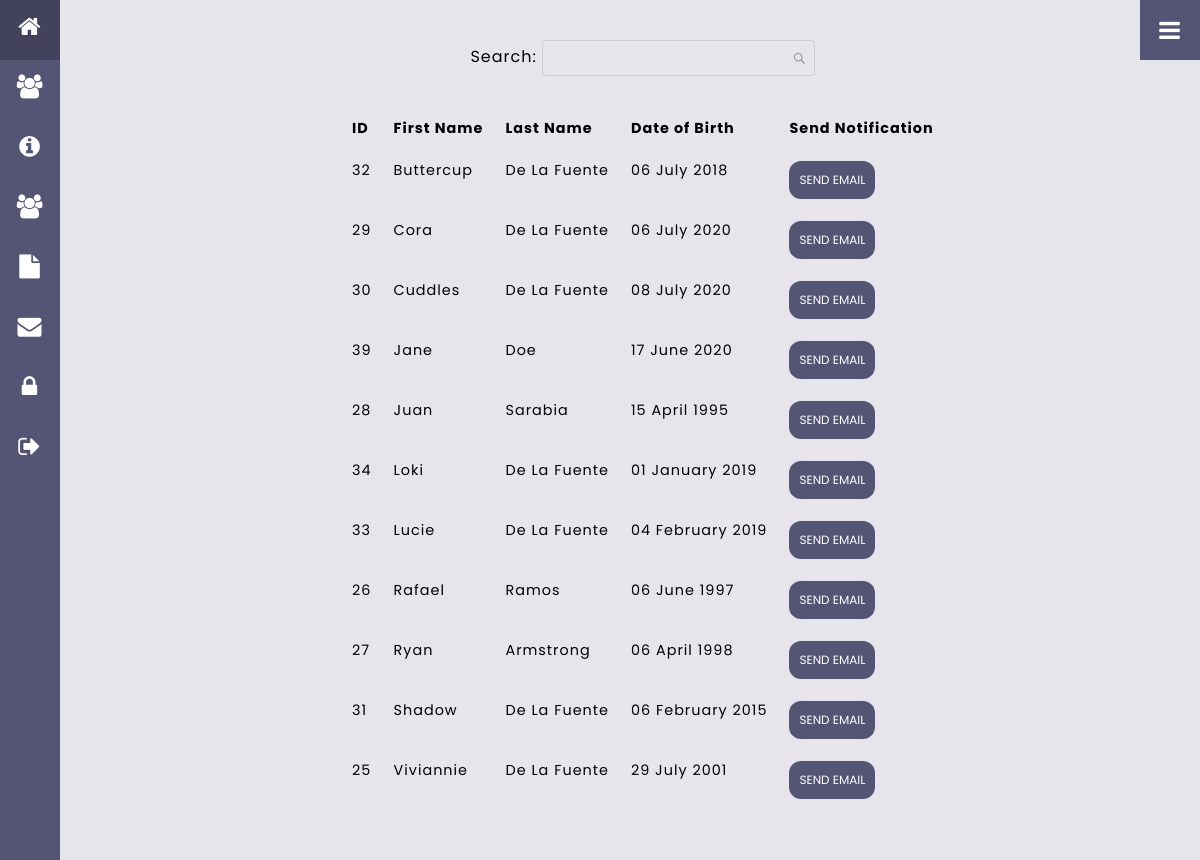
Page /send-notification.php (signed in) on the committed database.
### tables this page shows
CREATE TABLE `general_user_information` (
  `id` int(11) NOT NULL,
  `firstName` varchar(255) NOT NULL,
  `lastName` varchar(255) NOT NULL,
  `dateOfBirth` date NOT NULL,
  `gender` varchar(10) NOT NULL,
  `address_street` varchar(255) NOT NULL,
  `address_district` varchar(255) NOT NULL,
  `address_city` varchar(255) NOT NULL,
  `address_number` varchar(255) NOT NULL,
  `email` varchar(255) NOT NULL,
  `qrCodeId` varchar(255) NOT NULL
);

### DataSource.php (called while the page is built, shortened)
<?php
class DataSource
{
    function getConnection()
    {
        $database_username = 'viv';
        $database_password = 'viv';
        $pdo_conn = new \PDO('mysql:host=localhost;dbname=covidTracker', $database_username, $database_password);
        return $pdo_conn;
    }
}
?>

### SearchModel.php (called while the page is built, shortened)
<?php
class SearchModel
{
    private $ds;
    function __construct()
    {
        require_once 'DataSource.php';
        $con = new DataSource();
        $this->ds = $con->getConnection();
    }
    function getAllPosts($start, $perPage, $search_keyword = "")
    {
        if(!empty($search_keyword)) {
            $sql = 'SELECT * FROM general_user_information WHERE firstName LIKE :keyword OR lastName LIKE :keyword OR dateOfBirth LIKE :keyword ORDER BY firstName ASC LIMIT ' . $start . ',' . $perPage;
        } else {
            $sql = 'SELECT * FROM general_user_information ORDER BY firstName ASC LIMIT ' . $start . ',' . $perPage;
        }
        $pdo_statement = $this->ds->prepare($sql);
        $pdo_statement->execute();
        $result = $pdo_statement->fetchAll();
        return $result;
    }
}

### send-notification.php (the view, shortened to what this page needs)
<?php
require_once "navigation.php";
require_once "SearchModel.php";
$start = 0;
$searchModel = new SearchModel();
$result = $searchModel->getAllPosts($start, Config::LIMIT_PER_PAGE);
?>
<html>
<head>
	<link href="css/phppot-style.css" type="text/css" rel="stylesheet" />
</head>
<body>
	<div class = "ob">
	<form name='frmSearch' action='' method='post' onSubmit="return submitSearch2(event)">
		<div class="search">
			<label>Search:</label> <input type='text' name='search' class="img-url" id='keyword' maxlength='25'>
		</div>
		<table class='tbl-qa' id="tutorial-body">
			<thead>
				<tr>
					<th class='table-header' >ID</th>
					<th class='table-header' >First Name</th>
					<th class='table-header' >Last Name</th>
					<th class='table-header' >Date of Birth</th>
					<th class='table-header' >Send Notification</th>
				</tr>
			</thead>
			<tbody id='table-body'>
	<?php
if (! empty($result)) {
    foreach ($result as $row) {
    ?>
		<tr class='table-row'>
			<td><?php echo $row['id']; ?></td>
			<td><?php echo $row['firstName']; ?></td>
			<td><?php echo $row['lastName']; ?></td>
			<td><?php echo date('d F Y', strtotime($row['dateOfBirth']));?></td>
			<td onclick="sendEmail('<?php echo $row['email']; ?> ','FirstName','LastName')"><input class='btn' type='button' value='Send Email'/></td>
		</tr>
    <?php
    }
}
?>
  </tbody>
		</table>
	</form>
	</div>
</body>
</html>

### navigation.php (shortened to what this page needs)
<!DOCTYPE html>
<html>
<head>
    <link rel="stylesheet" href="https://cdnjs.cloudflare.com/ajax/libs/font-awesome/4.7.0/css/font-awesome.min.css">
    <link rel="stylesheet" type="text/css" href="css/navigation-style.css" />
</head>
<body>
    <div class="navigation">
        <ul>
            <li>
                <a href="welcome.php">
                    <span class="icon"><i class="fa fa-home" aria-hidden="true"></i></span>
                </a>
            </li>
            <li>
                <a href="learn-more.php">
                    <span class="icon"><i class="fa fa-users" aria-hidden="true"></i></span>
                </a>
            </li>
            <li>
            <a href="tips.php">
                    <span class="icon"><i class="fa fa-info-circle" aria-hidden="true"></i></span>
                </a>
            </li>
            <?php
        if ($_SESSION['account_type'] == 4)
            echo
            '<li>
            <a href="scan.php">
                    <span class="icon"><i class="fa fa-qrcode" aria-hidden="true"></i></span>
                    <span class="title">Scanner</span>
                </a>
            </li>';
        elseif ($_SESSION['account_type'] == 3) {
            echo
            '<li>
            <a href="diagnosis-create.php">
                    <span class="icon"><i class="fa fa-users" aria-hidden="true"></i></span>
                    <span class="title">Diagnosis</span>
                </a>
            </li>';
            echo
            '<li>
            <a href="report.php">
                    <span class="icon"><i class="fa fa-file" aria-hidden="true"></i></span>
                    <span class="title">Reports</span>
                </a>
            </li>';
            echo
            '<li>
            <a href="send-notification.php">
                    <span class="icon"><i class="fa fa-envelope" aria-hidden="true"></i></span>
                    <span class="title">Notifications</span>
                </a>
            </li>';
        }
        ?>
            <li>
            <a href="reset-password.php">
                    <span class="icon"><i class="fa fa-lock" aria-hidden="true"></i></span>
                </a>
            </li>
            <li>
            <a href="logout.php">
                    <span class="icon"><i class="fa fa-sign-out" aria-hidden="true"></i></span>
                </a>
            </li>
        </ul>
    </div>
    <div class="toggle" onclick="toggleMenu()"></div>
</body>
</html>

### css/navigation-style.css (style rules this page uses)
* { margin: 0; padding: 0; box-sizing: border-box; font-family: 'Poppins', sans-serif; }
body { min-height :100vh; background-color: #e8e4ec; }
.navigation { position: fixed; width: 60px; height: 100%; background-color:#545474; transition: 0.5s; overflow: hidden; }
.navigation ul { position: absolute; top: 0; left: 0; width: 100%; }
.navigation ul li { position: relative; width: 100%; list-style: none; }
.navigation ul li a { position: relative; display: block; width: 100%; display: flex; text-decoration: none; color: #fff; }
.navigation ul li a .icon { position: relative; display: block; min-width: 60px; height: 60px; line-height: 60px; text-align: center; }
.navigation ul li a .icon .fa { font-size: 24px; }
.toggle { position: absolute; top: 0; right: 0; width: 60px; height: 60px; background-color: #545474; cursor: pointer; }
.toggle::before { content: '\f0c9'; font-family: fontAwesome; position: absolute; width: 100%; height: 100%; line-height: 60px; text-align: center; font-size: 24px; color: #fff; }

### css/phppot-style.css (style rules this page uses)
body { width: 50%; font-family: arial; letter-spacing: 1px; line-height: 20px; }
.tbl-qa { width: 100%; font-size: 0.9em; background-color: #e8e4ec; }
.tbl-qa th.table-header { padding: 5px; text-align: left; padding: 10px; }
.tbl-qa .table-row td { padding: 10px; background-color: #e8e4ec; vertical-align: top; }
#keyword { border: #CCC 1px solid; border-radius: 4px; padding: 7px; }
.search { position: relative; top: 20px; text-align: center; margin: 20px 0px; }

### send-notification.php (style rules this page uses)
.img-url { background: url("images/demo-search-icon.png") no-repeat center right 7px; }
.ob { position : absolute; left:310px; }
.btn { position:relative; background-color: #545474; border: none; color: #fff; padding: 10px; text-decoration: none; display: inline-block; font-size: 12px; text-transform: uppercase; top: 0.5px; border-radius: 12px; z-index:1; }
.tbl-qa { padding: 30px; }

### rows in the picture
general_user_information: id "32", firstName "Buttercup", lastName "De La Fuente", dateOfBirth "06 July 2018"
general_user_information: id "29", firstName "Cora", lastName "De La Fuente", dateOfBirth "06 July 2020"
general_user_information: id "30", firstName "Cuddles", lastName "De La Fuente", dateOfBirth "08 July 2020"
general_user_information: id "39", firstName "Jane", lastName "Doe", dateOfBirth "17 June 2020"
general_user_information: id "28", firstName "Juan", lastName "Sarabia", dateOfBirth "15 April 1995"
general_user_information: id "34", firstName "Loki", lastName "De La Fuente", dateOfBirth "01 January 2019"
general_user_information: id "33", firstName "Lucie", lastName "De La Fuente", dateOfBirth "04 February 2019"
general_user_information: id "26", firstName "Rafael", lastName "Ramos", dateOfBirth "06 June 1997"
general_user_information: id "27", firstName "Ryan", lastName "Armstrong", dateOfBirth "06 April 1998"
general_user_information: id "31", firstName "Shadow", lastName "De La Fuente", dateOfBirth "06 February 2015"
general_user_information: id "25", firstName "Viviannie", lastName "De La Fuente", dateOfBirth "29 July 2001"
